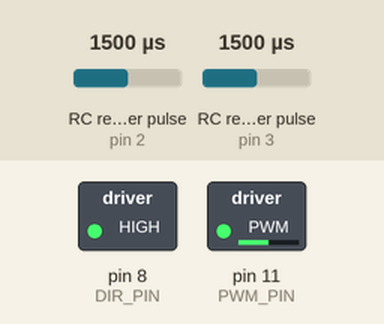
Recording of a sketch running on a simulated Arduino Uno, built with avr-gcc and run on an emulated ATmega328P. Shown: switched loads named in the sketch (green lamp = pin HIGH). Wiring (inferred from the names in the program): 2 × RC receiver channel: data pin 2 / data pin 3. The test bench sets the inputs (shaded band); at power-on: RC receiver pulse (sensors on pin 2, pin 3) 1500 µs. What the sketch prints to the serial monitor is not drawn.

Above: at 0.1 s.
Timing chart, 0 to 1.6 s (numbered marks = the images above):
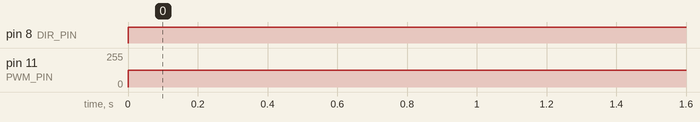

Measured:
- by itself, pin 8 (DIR_PIN): LOW → HIGH at 0.00 s
- by itself, pin 11 (PWM_PIN): 0/255 → 127/255 at 0.00 s

The sketch:

test2_codeur.ino
```cpp
/*
 * LECTURE DES DONNES DU CODEUR INCREMENTALE : SENS et VITESSE
 */

// Debug Arduino communication
#define DEBUG         true

#if DEBUG
#define DEBUG_BEGIN(x);     Serial.begin(x);
#define DEBUG_PRINT(x);     Serial.print(x);
#define DEBUG_PRINTLN(x);   Serial.println(x);
#else
#define DEBUG_BEGIN(x);
#define DEBUG_PRINT(x);
#define DEBUG_PRINTLN(x);
#endif

// Motor
#define PWM_PIN       11
#define DIR_PIN       8
#define BRAKE_PIN     9

// Codeur (pins d'interruptions)
#define CANAL_A_PIN   2
#define CANAL_B_PIN   3

#define RESOLUTION_C  500

// Directions moteurs
#define DIR_STOP      0
#define DIR_FORWARD   1
#define DIR_BACKWARD  2
#define DIR_ERROR     3

// Etats des canaux A et B du codeur

#define STATE_0       0
#define STATE_1       1
#define STATE_2       2
#define STATE_3       3


boolean dir_cmd   = true;          // Commande de Direction de rotation (true -> avant ; false -> arrière) du moteur
volatile int dir_read = 0;         // Commande de Direction de rotation du moteur

unsigned long time_counter_start;  // en [µs]
unsigned long time_counter_stop;   // en [µs]
unsigned long time_diff;           // en [µs]

unsigned long vitesse;             // en [tr/min]

volatile int state = 0;            // Etat actuel du codeur (voir machine à état)
volatile int next_state = 0;       // Etat suivant du codeur (voir machine à état)

volatile boolean imp_A = 0;        // Etat canal A du codeur
volatile boolean imp_B = 0;        // Etat canal B du codeur


/*
 * Setup the pin outputs
 */
void setup()
{
  // Debug Arduino initialisation
  DEBUG_BEGIN(9600);
  DEBUG_PRINTLN("Demarrage d'une session DEBUG");

  // Motors Driver pins
  pinMode(DIR_PIN , OUTPUT);
  pinMode(PWM_PIN , OUTPUT);

  // Fréquence pwm à 31.3 kHz
  TCCR1B = TCCR1B & B11111000 | B00000001;
  TCCR2B = TCCR2B & B11111000 | B00000001;

  // Initialisation des entrées roue codeuse et de la routine d'interruption
  setup_roues_codeuses();
}

void loop()
{
  analogWrite(PWM_PIN , 127);
  digitalWrite(DIR_PIN , 1);

  // test compteur
  time_counter_start = micros();
  delayMicroseconds(1000);
  time_counter_stop = micros();
  time_diff = time_counter_stop - time_counter_start;

  DEBUG_PRINT("Time : ");
  DEBUG_PRINTLN(time_diff);
}

/*
 * Gestion des interruptions :
 *
 * INT0 correspond à la broche 2 des Arduino a base d’AVR et INT1 correspond à la broche 3.
 * Pour accrocher une routine d’interruption à un état ou un changement d’état de l’une de ces
 * broches on va utiliser la fonction attachInterrupt(...).
 *
 * Cette fonction prend 3 arguments :
 * - le numéro d’interruption externe,
 * - la fonction à appeler quand l’interruption survient
 * - la condition selon laquelle l’interruption survient.
 */
/*
 * Setup des informations des roues codeuses
 */
void setup_roues_codeuses()
{
    pinMode(CANAL_A_PIN , INPUT);
    pinMode(CANAL_B_PIN , INPUT);

    attachInterrupt(0, gestion_Codeur, CHANGE);  // Interrpution sur flanc montant/flanc descendant de CANAL_A_PIN
    attachInterrupt(1, gestion_Codeur, CHANGE);  // Interrpution sur flanc montant/flanc descendant de CANAL_B_PIN

    imp_A = digitalRead(CANAL_A_PIN);
    imp_B = digitalRead(CANAL_B_PIN);

    state = get_Encoder_State(imp_A, imp_B); // Etat initial de la sortie codeur
    time_counter_start = micros();
}


void gestion_Codeur()
{
    time_diff = change_State_delay();
    vitesse = vitesse_Moteur(time_diff);

    // Lecture des canaux A et B du codeur
    imp_A = digitalRead(CANAL_A_PIN) == HIGH;
    imp_B = digitalRead(CANAL_B_PIN) == HIGH;

    next_state = get_Encoder_State(imp_A, imp_B);

    switch(state)
    {
      case STATE_0 : // 00
        switch(next_state)
        {
          case STATE_0 : dir_read = DIR_STOP;     vitesse = 0; break;
          case STATE_1 : dir_read = DIR_FORWARD;  break;
          case STATE_3 : dir_read = DIR_BACKWARD; break;
          case STATE_2 : Error();                 break;
        }
        state = next_state;
        break;

      case STATE_1 : // 10
        switch(next_state)
        {
          case STATE_1 : dir_read = DIR_STOP;     vitesse = 0; break;
          case STATE_2 : dir_read = DIR_FORWARD;  break;
          case STATE_0 : dir_read = DIR_BACKWARD; break;
          case STATE_3 : Error();                 break;
        }
        state = next_state;
        break;

      case STATE_2 : // 11
        switch(next_state)
        {
          case STATE_2 : dir_read = DIR_STOP;     vitesse = 0; break;
          case STATE_3 : dir_read = DIR_FORWARD;  break;
          case STATE_1 : dir_read = DIR_BACKWARD; break;
          case STATE_0 : Error();                 break;
        }
        state = next_state;
        break;

      case STATE_3 : // 01
        switch(next_state)
        {
          case STATE_3 : dir_read = DIR_STOP;     vitesse = 0;  break;
          case STATE_0 : dir_read = DIR_FORWARD;  break;
          case STATE_2 : dir_read = DIR_BACKWARD; break;
          case STATE_1 : Error();                 break;
        }
        state = next_state;
        break;

      default :
        Error();
        break;
    }
}


unsigned int get_Encoder_State(volatile boolean canal_A, volatile boolean canal_B)
{
  if (canal_A == false && canal_B == false)
  {
    return STATE_0;
  }
  else if (canal_A == true && canal_B == false)
  {
    return STATE_1;
  }
  else if (canal_A == true && canal_B == true)
  {
    return STATE_2;
  }
  else if (canal_A == false && canal_B == true)
  {
    return STATE_3;
  }
  else
  {
    Error();
    return 0;
  }
}


unsigned long change_State_delay()
{
  unsigned long result;
  time_counter_stop = micros();
  result = time_counter_stop - time_counter_start;
  time_counter_start = time_counter_stop;
  return result;
}


unsigned long vitesse_Moteur(unsigned long timer)
{
  unsigned long result;
  result = (1/60000000)*((1/RESOLUTION_C)/timer);
  return result;
}


void Error()
{
    dir_read = DIR_ERROR;
    DEBUG_PRINT("Erreur lors de la lecture des canaux du codeur");
}
```
